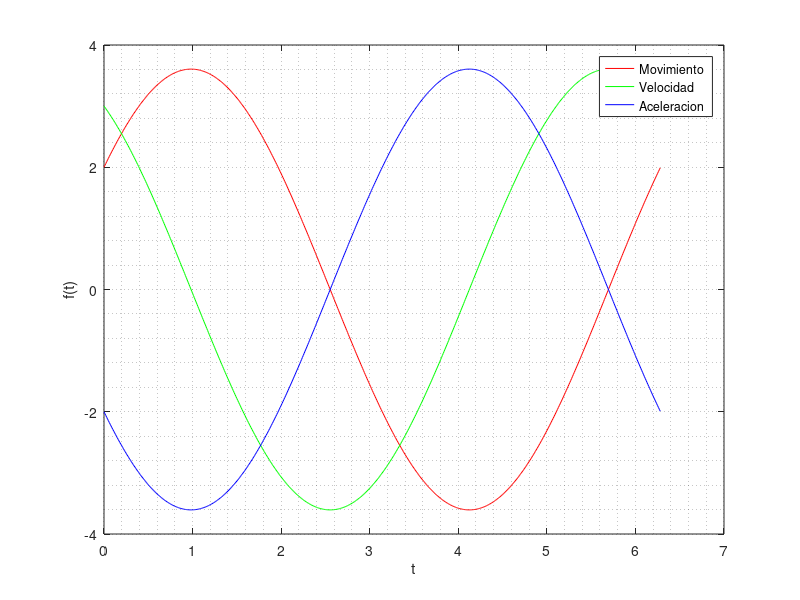

Recreate this plot in MATLAB.
t = [0:0.01:2 * pi];
% Movimiento
function s = s (t)
    s = 2 * cos(t) + 3 * sin(t);
endfunction

% Velocidad
function v = v (t)
    v = -2 * sin(t) + 3 * cos(t);
endfunction

% Aceleraci�n
function a = a (t)
    a = -2 * cos(t) - 3 * sin(t);
endfunction

printf("\n")
% c
printf("atan(-2 / 3) + pi\n")
% d
printf("s(atan(3 / 2))\n")
% e
printf("atan(-2 / 3) + pi * n \n")

aux = figure;
plot(t, s(t), "r", t, v(t), "g", t, a(t), "b");
grid minor;
xlabel("t");
ylabel("f(t)");
legend("Movimiento", "Velocidad", "Aceleracion");
saveas(aux, "figure", "pdf");
